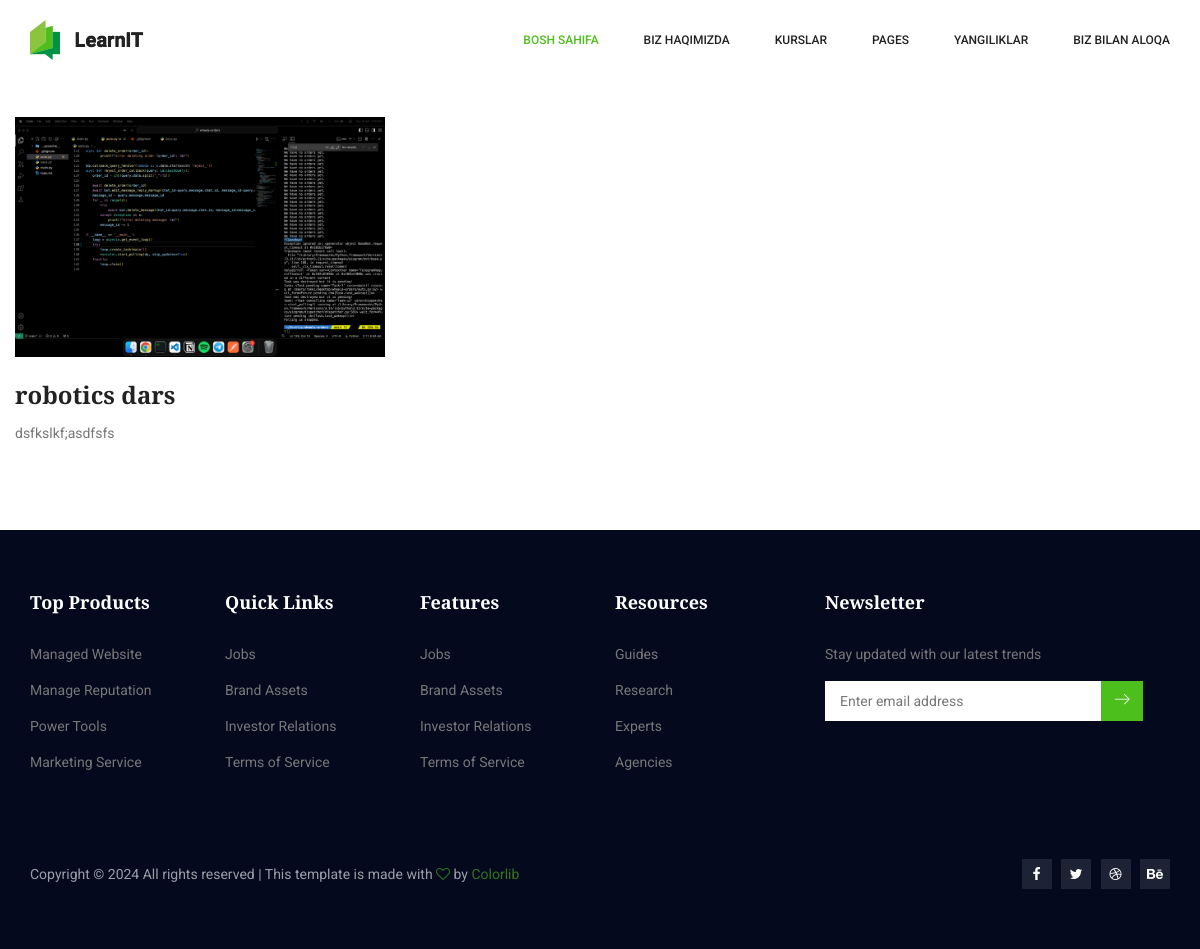
Page /courses/ on the committed database.
### api/models.py (models this page shows, shortened)
class Course(m.Model):
    name = m.CharField(max_length=255)
    info = m.TextField()
    thumb = m.ImageField(upload_to='thumbs/')
    date = m.DateField(auto_now_add=True)
    link = m.URLField()

### api/views.py (the view)
def courses(request):
    courses = Course.objects.all()
    context = {
        'courses' : courses,
    }
    return render(request,'courses.html',context)

### template/courses.html (shortened to what this page needs)
{% extends 'base.html' %}
{% load static %}
{% block content %}
<section class="blog_area">
    <div class="container">
        <div class="row">
            <div class="blog_left_sidebar">
                <div class="row" style="padding: 10% 0 5% 0;">
                    {% for i in courses %}
                        <div class="col-4">
                            <div class="blog_post">
                                <img src="{{ i.thumb.url }}" alt="" class="img-fluid">
                                <div class="blog_details">
                                    <a href="{% url 'course_detail' i.id %}">
                                        <h2>{{ i.name }}</h2>
                                    </a>
                                    <p>{{ i.info|truncatechars:30 }}</p>
                                </div>
                            </div>
                        </div>
                    {% endfor %}
                </div>
            </div>
        </div>
    </div>
</section>
{% endblock content %}

### rows in the picture
Course: thumb (picture), name "robotics dars", info "dsfkslkf;asdfsfs"
